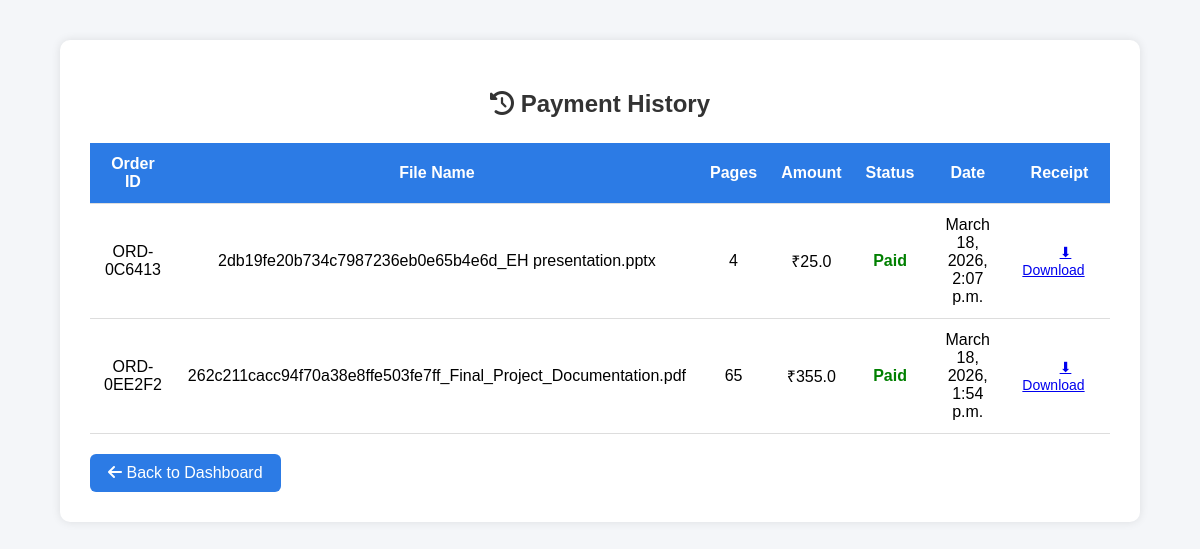
The page /payment-history/ (signed in) on the database as committed earlier.
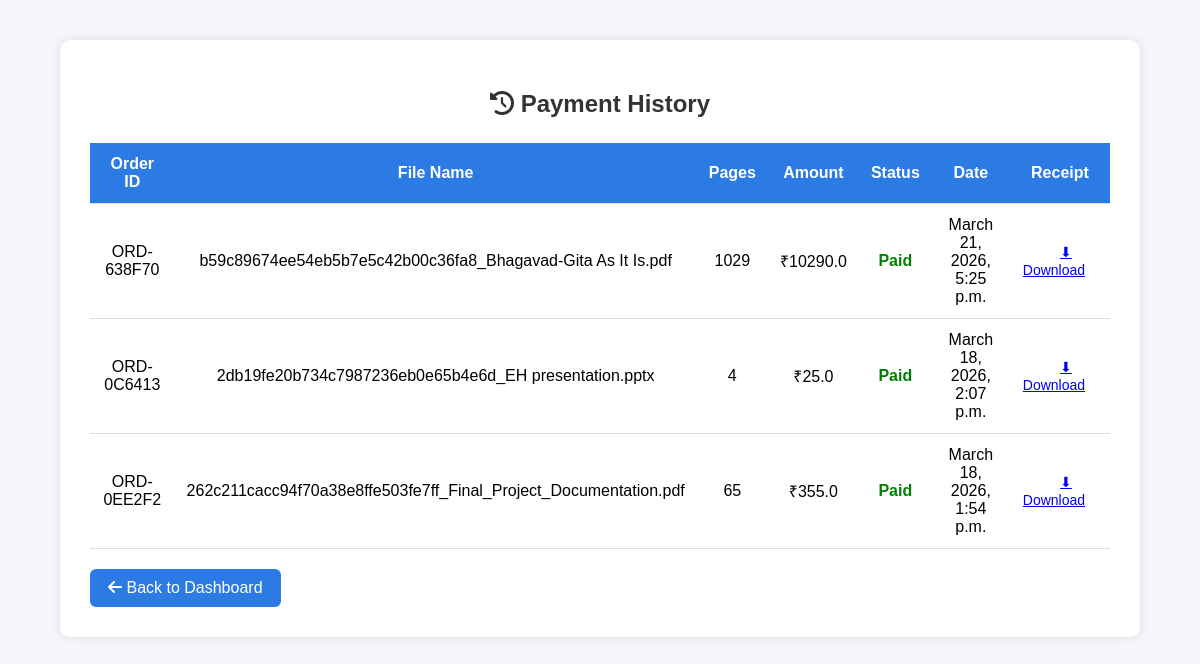
The same page on the database as committed later.
### smartxerox/models.py (models this page shows, shortened)
class Payment(models.Model):
    user = models.ForeignKey(User, on_delete=models.CASCADE)
    order_id = models.CharField(max_length=100)
    file_name = models.CharField(max_length=255)
    pages = models.IntegerField()
    amount = models.FloatField()
    status = models.CharField(max_length=50)
    payment_id = models.CharField(max_length=200)
    date = models.DateTimeField(auto_now_add=True)

### smartxerox/views.py (the view)
# urls.py: path("payment-history/", views.payment_history, name="payment_history"),
@login_required
def payment_history(request):
    if request.user.is_staff:
        payments = Payment.objects.all().order_by("-date")
    else:
        user_email = request.session.get("user_email")
        payments = Payment.objects.filter(
            user__email=user_email
        ).order_by("-date")
    return render(request, "payment_history.html", {
        "payments": payments
    })

### smartxerox/templates/payment_history.html (shortened to what this page needs)
<!DOCTYPE html>
<html lang="en">
<head>
<link rel="stylesheet" href="https://cdnjs.cloudflare.com/ajax/libs/font-awesome/6.5.0/css/all.min.css">
</head>
<body>
<div class="container">
<h2><i class="fa fa-history"></i> Payment History</h2>
<table>
<tr>
<th>Order ID</th>
<th>File Name</th>
<th>Pages</th>
<th>Amount</th>
<th>Status</th>
<th>Date</th>
<th>Receipt</th>
</tr>
{% for payment in payments %}
<tr>
<td>{{ payment.order_id }}</td>
<td>{{ payment.file_name }}</td>
<td>{{ payment.pages }}</td>
<td>₹{{ payment.amount }}</td>
<td class="status-paid">{{ payment.status }}</td>
<td>{{ payment.date }}</td>
<td>
<a href="{% url 'download_receipt' payment.order_id %}" class="btn btn-success">
    ⬇ Download
</a>
</td>
</tr>
{% empty %}
<tr>
<td colspan="7" class="no-data">
No Payment History Found
</td>
</tr>
{% endfor %}
</table>
<a href="{% url 'main' %}" class="back-btn">
<i class="fa fa-arrow-left"></i> Back to Dashboard
</a>
</div>
</body>
</html>

Rows that differ between the two databases and show on the page:
added Payment: order_id "ORD-638F70", file_name "b59c89674ee54eb5b7e5c42b00c36fa8_Bhagavad-Gita As It Is.pdf", pages "1029", amount "10290.0", status "Paid", date "March 21, 2026, 5:25 p.m."
